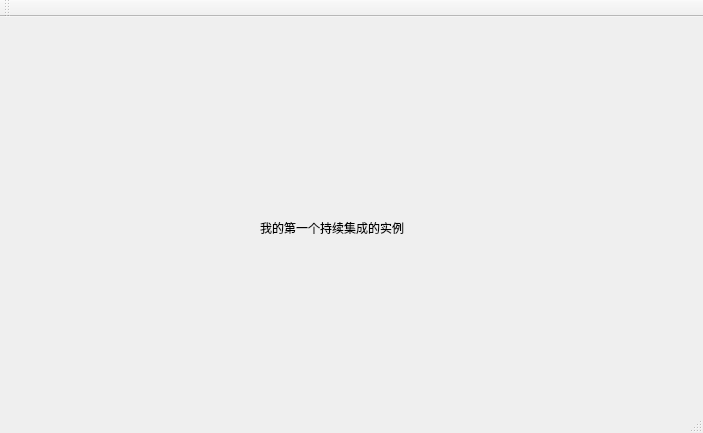
<?xml version="1.0" encoding="UTF-8"?>
<ui version="4.0">
 <class>MainWindow</class>
 <widget class="QMainWindow" name="MainWindow">
  <property name="geometry">
   <rect>
    <x>0</x>
    <y>0</y>
    <width>703</width>
    <height>433</height>
   </rect>
  </property>
  <property name="windowTitle">
   <string>MainWindow</string>
  </property>
  <widget class="QWidget" name="centralWidget">
   <widget class="QLabel" name="label">
    <property name="geometry">
     <rect>
      <x>260</x>
      <y>180</y>
      <width>321</width>
      <height>61</height>
     </rect>
    </property>
    <property name="text">
     <string>我的第一个持续集成的实例</string>
    </property>
   </widget>
  </widget>
  <widget class="QMenuBar" name="menuBar">
   <property name="geometry">
    <rect>
     <x>0</x>
     <y>0</y>
     <width>703</width>
     <height>25</height>
    </rect>
   </property>
  </widget>
  <widget class="QToolBar" name="mainToolBar">
   <attribute name="toolBarArea">
    <enum>TopToolBarArea</enum>
   </attribute>
   <attribute name="toolBarBreak">
    <bool>false</bool>
   </attribute>
  </widget>
  <widget class="QStatusBar" name="statusBar"/>
 </widget>
 <layoutdefault spacing="6" margin="11"/>
 <resources/>
 <connections/>
</ui>
